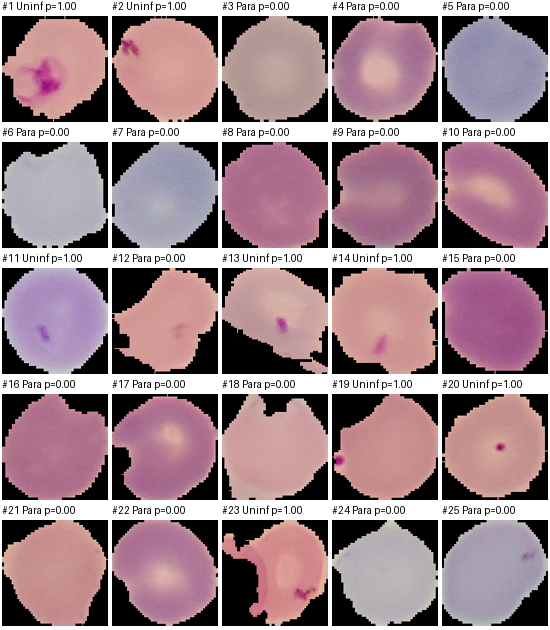
#> input picture research/experiments/E7_label_noise_audit/audit_top100_sheet_0.png, 550 x 630 px
$ python -i dt3.py   (imports and definitions only)
#> lines starting #> are read from the running program, lines starting #| are printed output that depends on the picture; after the words box and inside, x2 and y2 are one past the last pixel; in counts of white or black regions, pixels touching at a corner belong together
import sys, numpy as np, pandas as pd
from pathlib import Path
from PIL import Image
from scipy import ndimage as ndi, stats as st
from concurrent.futures import ProcessPoolExecutor
R=Path('/Users/deepanshumehta/ai/cv/research'); NIH=R.parent/'milestone2-baseline/data/cell_images'; MP=R/'data_external/mpidb_pf_cells'
VARS={'base':(1,1.5,4,True),'nofill':(1,1.5,4,False),'nofill_er8':(1,1.5,8,False),'red':(0,1.5,4,False),'blue':(2,1.5,4,False),'sig3':(1,3,4,False),'sig0.7':(1,.7,4,False),'minch':('min',1.5,4,False)}
def feat(path):
    im=np.array(Image.open(path).convert('RGB').resize((128,128),Image.BILINEAR)).astype(float)
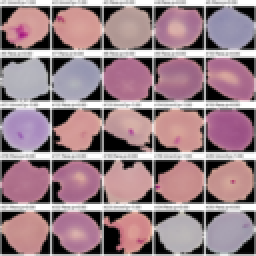
#> im: shape (128, 128, 3) float64 (shown 2 times larger); mean R, G, B 155.5, 130, 137.6
    raw=im.max(2)>0; out={}
#> after `raw = im.max(2) > 0`:
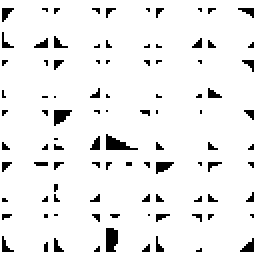
#> raw: shape (128, 128) bool (shown 2 times larger); 93.8% white; black in thin lines or dots
    out['holes']=int((ndi.binary_fill_holes(raw)&~raw).sum())
    for k,(ch,s,e,fill) in VARS.items():
        fg=ndi.binary_fill_holes(raw) if fill else raw
        er=ndi.binary_erosion(fg,iterations=e)
        if er.sum()<30: out[k]=np.nan; continue
        c=im.min(2) if ch=='min' else im[...,ch]
        # normalised convolution so black background never bleeds into the smoothed value
        w=ndi.gaussian_filter(raw.astype(float),s); g=ndi.gaussian_filter(c*raw,s)/np.maximum(w,1e-3)
        med=np.median(g[er]); out[k]=(med-g[er].min())/max(med,1)
#> this loop made 8 passes
#> med on passes 1 to 8: 140, 147.3, 148.6, 179.9, 150.2, 144.5, 148.9, 145.4
#> pass 1, in feat, `er=ndi.binary_erosion(fg,iterations=e)`:
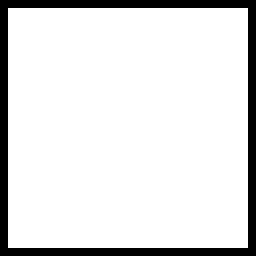
#> er: shape (128, 128) bool (shown 2 times larger); 87.9% white; 1 black region, box (x1, y1, x2, y2) and area: (0, 0, 128, 128) 1984
#> pass 1, in feat, `c=im.min(2) if ch=='min' else im[...,ch]`:
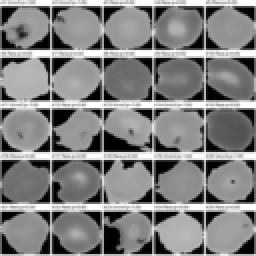
#> c: shape (128, 128) float64 (shown 2 times larger); min 0, max 255, mean 130
#> pass 1, in feat, `w = ndi.gaussian_filter(raw.astype(float), s)`:
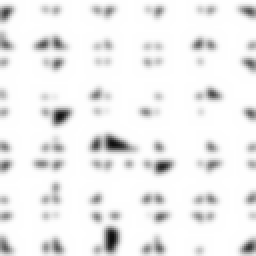
#> w: shape (128, 128) float64 (shown 2 times larger); min 0.056, max 1, mean 0.938
#> after the loop, out = 9 items
    return out
def auc(y,s):
    y=np.asarray(y);n1=y.sum();n0=len(y)-n1;return (st.rankdata(s)[y==1].sum()-n1*(n1+1)/2)/(n1*n0)
def bacc(y,s,t):
    y=np.asarray(y);q=np.asarray(s)>=t;return 50*(q[y==1].mean()+(~q[y==0]).mean())
def run(paths):
    with ProcessPoolExecutor(6) as ex: return pd.DataFrame(list(ex.map(feat,paths,chunksize=200)))
# [32 lines not run here, left out]

>>> result = feat('../../../experiments/E7_label_noise_audit/audit_top100_sheet_0.png')
#> result = 9 items

$ run again, on research/paper/slides/img/fig_examples.png
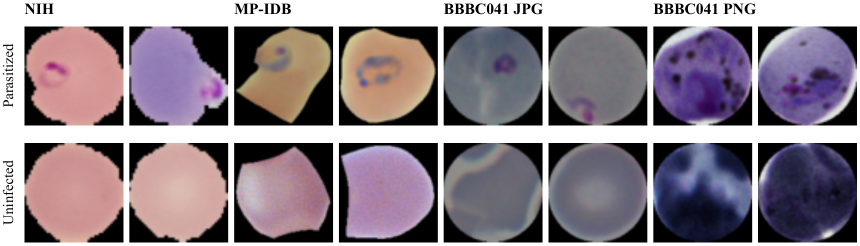
#> input picture research/paper/slides/img/fig_examples.png, 1720 x 491 px (shown at 1/2 size)
#> in feat, `raw = im.max(2) > 0`:
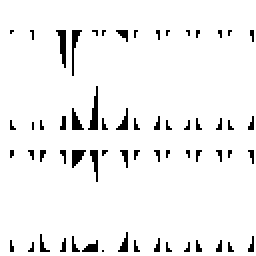
#> raw: shape (128, 128) bool (shown 2 times larger); 94.9% white; black in thin lines or dots, all inside (x1, y1, x2, y2) = (5, 15, 127, 126)
#> the loop in feat, `for k,(ch,s,e,fill) in VARS.items():` made 8 passes
#> med on passes 1 to 8: 121.4, 128.5, 122.1, 148.7, 138.5, 125.7, 130, 121.6
#> pass 1, in feat, `w = ndi.gaussian_filter(raw.astype(float), s)`:
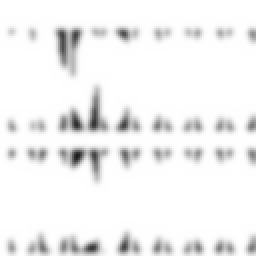
#> w: shape (128, 128) float64 (shown 2 times larger); min 0.113, max 1, mean 0.949
#> after the loop in feat, `for k,(ch,s,e,fill) in VARS.items():`: out = 9 items
